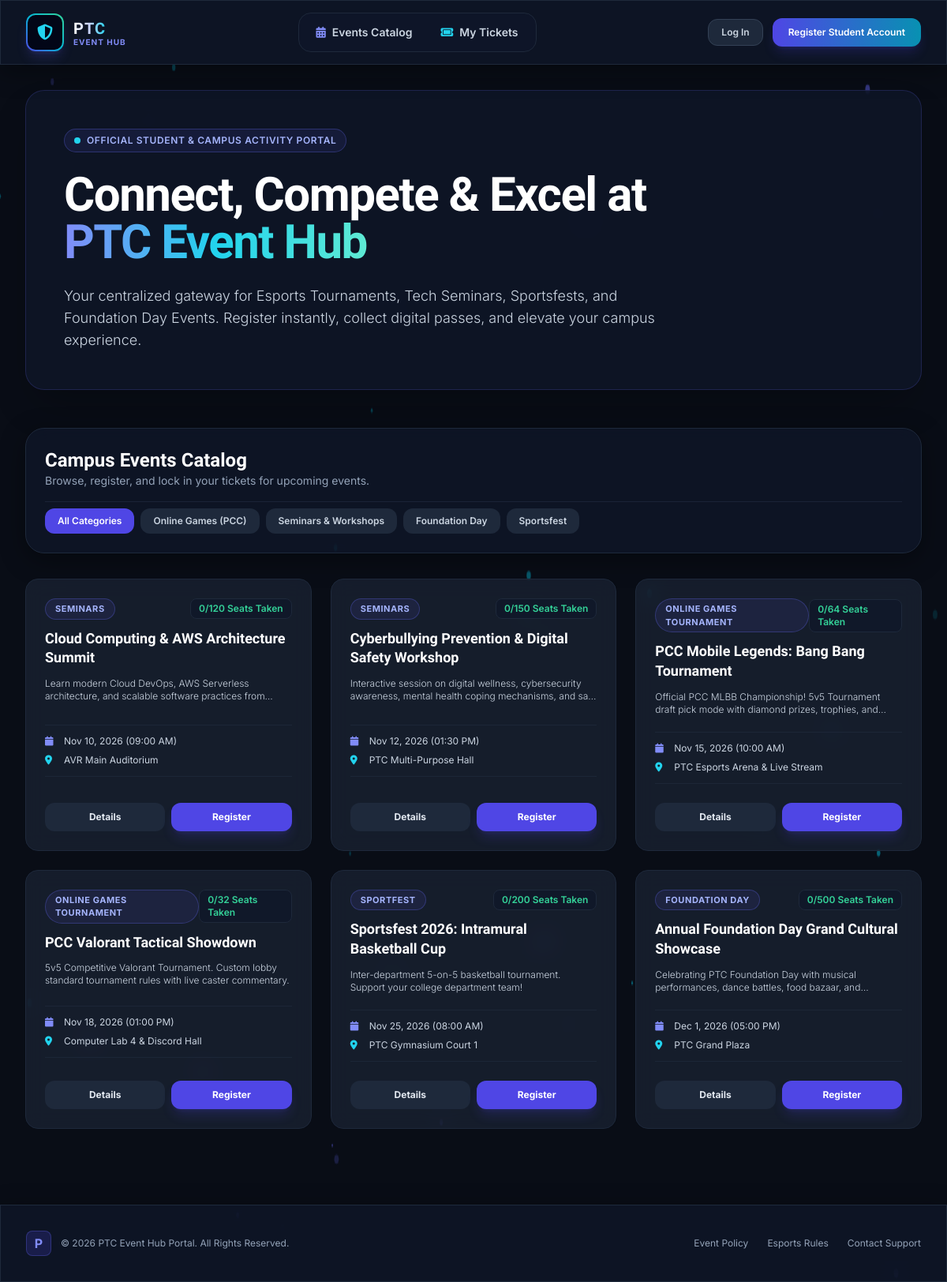
The page / on the database its author committed.
### tables this page shows
CREATE TABLE IF NOT EXISTS `events` (
  `id` INT AUTO_INCREMENT PRIMARY KEY,
  `title` VARCHAR(150) NOT NULL,
  `description` TEXT NOT NULL,
  `category` ENUM('Online Games Tournament', 'Seminars', 'Foundation Day', 'Sportfest') NOT NULL,
  `event_date` DATE NOT NULL,
  `start_time` TIME NOT NULL,
  `end_time` TIME NOT NULL,
  `venue` VARCHAR(150) NOT NULL,
  `capacity` INT NOT NULL,
  `rules` TEXT DEFAULT NULL,
  `created_by` INT,
  `created_at` TIMESTAMP DEFAULT CURRENT_TIMESTAMP,
  FOREIGN KEY (`created_by`) REFERENCES `users`(`id`) ON DELETE SET NULL
);

### index.php (the view, shortened to what this page needs)
<?php
require_once 'includes/header.php';
$categoryFilter = $_GET['category'] ?? 'ALL';
$sql = "SELECT e.*,
        (SELECT COUNT(*) FROM registrations r WHERE r.event_id = e.id) as registered_count
        FROM events e";
$sql .= " ORDER BY e.event_date ASC";
$stmt = $pdo->query($sql);
$events = $stmt->fetchAll();
?>
<div class="relative rounded-3xl overflow-hidden glass-panel p-8 sm:p-12 border border-indigo-500/20 shadow-2xl mb-12">
    <div class="relative z-10 max-w-3xl space-y-6">
        <div class="inline-flex items-center gap-2 px-3 py-1.5 rounded-full bg-indigo-500/10 border border-indigo-500/30 text-indigo-300 text-xs font-semibold uppercase tracking-wider">
            <span class="w-2 h-2 rounded-full bg-cyan-400 animate-ping"></span>
            Official Student & Campus Activity Portal
        </div>
        <h1 class="text-4xl sm:text-6xl font-extrabold font-heading tracking-tight text-white leading-tight">
            Connect, Compete & Excel at <span class="bg-gradient-to-r from-indigo-400 via-cyan-400 to-teal-300 bg-clip-text text-transparent">PTC Event Hub</span>
        </h1>
        <p class="text-slate-300 text-base sm:text-lg leading-relaxed font-light">
            Your centralized gateway for Esports Tournaments, Tech Seminars, Sportsfests, and Foundation Day Events. Register instantly, collect digital passes, and elevate your campus experience.
        </p>
    </div>
</div>
<div class="glass-panel p-6 rounded-3xl space-y-4 border border-slate-800 mb-8">
    <div class="flex flex-col md:flex-row items-center justify-between gap-4">
        <div>
            <h2 class="text-2xl font-bold font-heading text-white">Campus Events Catalog</h2>
            <p class="text-slate-400 text-sm">Browse, register, and lock in your tickets for upcoming events.</p>
        </div>
    </div>
    <div class="flex flex-wrap gap-2 pt-2 border-t border-slate-800/80">
        <a href="index.php?category=ALL" class="px-4 py-2 rounded-xl text-xs font-semibold <?= $categoryFilter === 'ALL' ? 'bg-indigo-600 text-white' : 'bg-slate-800 text-slate-300 hover:bg-slate-700' ?> transition">All Categories</a>
        <a href="index.php?category=Online+Games+Tournament" class="px-4 py-2 rounded-xl text-xs font-semibold <?= $categoryFilter === 'Online Games Tournament' ? 'bg-indigo-600 text-white' : 'bg-slate-800 text-slate-300 hover:bg-slate-700' ?> transition">Online Games (PCC)</a>
        <a href="index.php?category=Seminars" class="px-4 py-2 rounded-xl text-xs font-semibold <?= $categoryFilter === 'Seminars' ? 'bg-indigo-600 text-white' : 'bg-slate-800 text-slate-300 hover:bg-slate-700' ?> transition">Seminars & Workshops</a>
        <a href="index.php?category=Foundation+Day" class="px-4 py-2 rounded-xl text-xs font-semibold <?= $categoryFilter === 'Foundation Day' ? 'bg-indigo-600 text-white' : 'bg-slate-800 text-slate-300 hover:bg-slate-700' ?> transition">Foundation Day</a>
        <a href="index.php?category=Sportfest" class="px-4 py-2 rounded-xl text-xs font-semibold <?= $categoryFilter === 'Sportfest' ? 'bg-indigo-600 text-white' : 'bg-slate-800 text-slate-300 hover:bg-slate-700' ?> transition">Sportsfest</a>
    </div>
</div>
<div class="grid grid-cols-1 md:grid-cols-2 lg:grid-cols-3 gap-6">
    <?php foreach ($events as $evt):
        $registeredCount = $evt['registered_count'];
        $isFull = $registeredCount >= $evt['capacity'];
    ?>
    <div class="glass-card rounded-2xl p-6 flex flex-col justify-between space-y-5 border border-slate-800">
        <div class="space-y-3">
            <div class="flex items-center justify-between">
                <span class="px-3 py-1 rounded-full bg-indigo-500/10 border border-indigo-500/30 text-indigo-300 text-[11px] font-bold uppercase tracking-wider">
                    <?= htmlspecialchars($evt['category']) ?>
                </span>
                <span class="text-xs font-semibold <?= $isFull ? 'text-rose-400' : 'text-emerald-400' ?> bg-slate-900/80 px-2.5 py-1 rounded-lg border border-slate-800">
                    <?= $registeredCount ?>/<?= $evt['capacity'] ?> Seats Taken
                </span>
            </div>
            <h3 class="text-lg font-bold text-white font-heading leading-snug"><?= htmlspecialchars($evt['title']) ?></h3>
            <p class="text-slate-300 text-xs line-clamp-2 font-light"><?= htmlspecialchars($evt['description']) ?></p>
        </div>
        <div class="space-y-2 border-t border-b border-slate-800/80 py-3 text-xs text-slate-300">
            <div class="flex items-center gap-2"><i class="fa-solid fa-calendar text-indigo-400 w-4"></i> <span><?= date('M j, Y', strtotime($evt['event_date'])) ?> (<?= date('h:i A', strtotime($evt['start_time'])) ?>)</span></div>
            <div class="flex items-center gap-2"><i class="fa-solid fa-location-dot text-cyan-400 w-4"></i> <span><?= htmlspecialchars($evt['venue']) ?></span></div>
        </div>
        <div class="pt-1 flex gap-2">
            <a href="event_details.php?id=<?= $evt['id'] ?>" class="flex-1 py-2.5 rounded-xl bg-slate-800 hover:bg-slate-700 text-slate-200 text-xs font-bold text-center transition">Details</a>
            <a href="register_event.php?id=<?= $evt['id'] ?>" class="flex-1 py-2.5 rounded-xl bg-indigo-600 hover:bg-indigo-500 text-white text-xs font-bold text-center transition shadow-lg shadow-indigo-600/20 <?= $isFull ? 'pointer-events-none opacity-50' : '' ?>">
                <?= $isFull ? 'Full' : 'Register' ?>
            </a>
        </div>
    </div>
    <?php endforeach; ?>
</div>
<?php require_once 'includes/footer.php'; ?>

### assets/css/style.css (style rules this page uses)
body { background-color: #090d16; color: #f1f5f9; font-family: 'Inter', sans-serif; min-height: 100vh; display: flex; flex-direction: column; overflow-x: hidden; }
.glass-panel { background: rgba(15, 23, 42, 0.75); backdrop-filter: blur(16px); -webkit-backdrop-filter: blur(16px); border: 1px solid rgba(255, 255, 255, 0.08); box-shadow: 0 8px 32px 0 rgba(0, 0, 0, 0.37); }
.glass-card { background: rgba(30, 41, 59, 0.6); backdrop-filter: blur(12px); border: 1px solid rgba(255, 255, 255, 0.06); transition: all 0.3s cubic-bezier(0.4, 0, 0.2, 1); }

### rows shown on the page
events: category "SEMINARS", registeredCount "0", capacity "120", title "Cloud Computing & AWS Architecture Summit", description "Learn modern Cloud DevOps, AWS Serverless architecture, and scalable software practices…", event_date "Nov 10, 2026", start_time "09:00 AM", venue "AVR Main Auditorium", shows "Register"
events: category "SEMINARS", registeredCount "0", capacity "150", title "Cyberbullying Prevention & Digital Safety Workshop", description "Interactive session on digital wellness, cybersecurity awareness, mental health coping mechanisms, and…", event_date "Nov 12, 2026", start_time "01:30 PM", venue "PTC Multi-Purpose Hall", shows "Register"
events: category "ONLINE GAMES TOURNAMENT", registeredCount "0", capacity "64", title "PCC Mobile Legends: Bang Bang Tournament", description "Official PCC MLBB Championship! 5v5 Tournament draft pick mode with diamond prizes, trophies,…", event_date "Nov 15, 2026", start_time "10:00 AM", venue "PTC Esports Arena & Live Stream", shows "Register"
events: category "ONLINE GAMES TOURNAMENT", registeredCount "0", capacity "32", title "PCC Valorant Tactical Showdown", description "5v5 Competitive Valorant Tournament. Custom lobby standard tournament rules with live caster commentary.", event_date "Nov 18, 2026", start_time "01:00 PM", venue "Computer Lab 4 & Discord Hall", shows "Register"
events: category "SPORTFEST", registeredCount "0", capacity "200", title "Sportsfest 2026: Intramural Basketball Cup", description "Inter-department 5-on-5 basketball tournament. Support your college department team!", event_date "Nov 25, 2026", start_time "08:00 AM", venue "PTC Gymnasium Court 1", shows "Register"
events: category "FOUNDATION DAY", registeredCount "0", capacity "500", title "Annual Foundation Day Grand Cultural Showcase", description "Celebrating PTC Foundation Day with musical performances, dance battles, food bazaar,…", event_date "Dec 1, 2026", start_time "05:00 PM", venue "PTC Grand Plaza", shows "Register"
